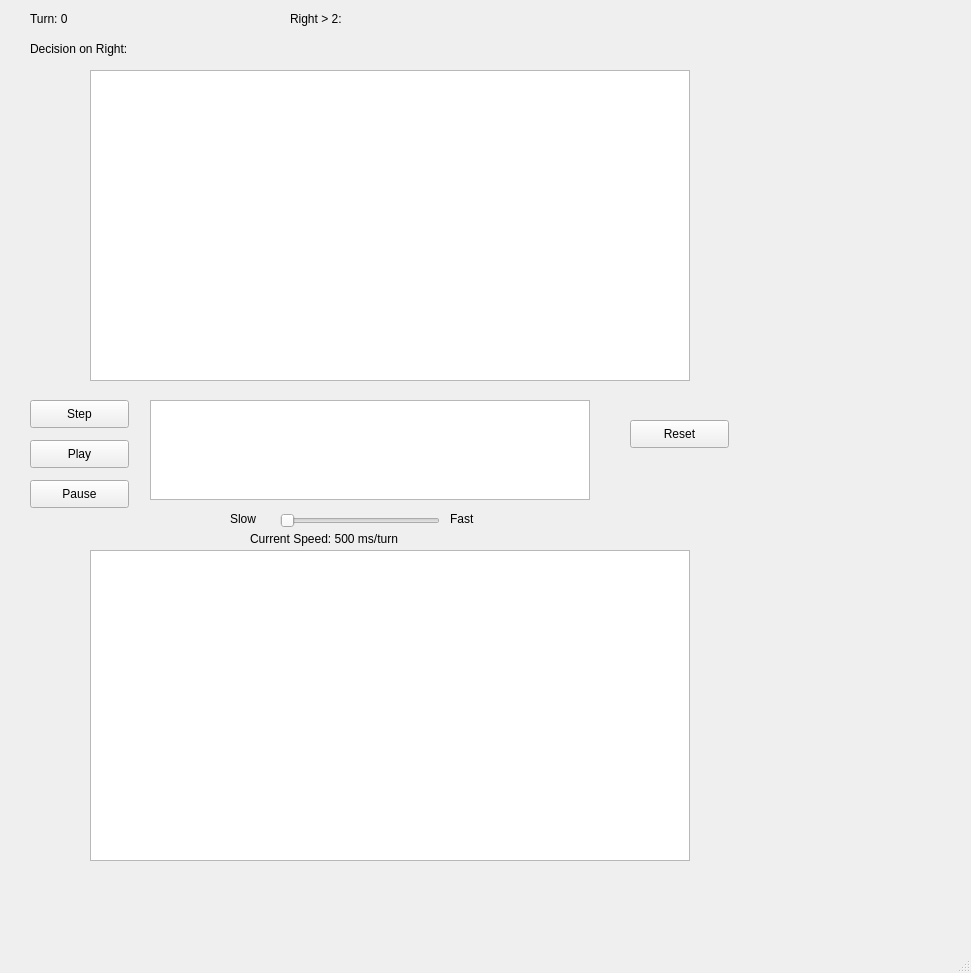
<?xml version="1.0" encoding="UTF-8"?>
<ui version="4.0">
 <class>MainWindow</class>
 <widget class="QMainWindow" name="MainWindow">
  <property name="geometry">
   <rect>
    <x>0</x>
    <y>0</y>
    <width>971</width>
    <height>973</height>
   </rect>
  </property>
  <property name="windowTitle">
   <string>MainWindow</string>
  </property>
  <widget class="QWidget" name="centralwidget">
   <widget class="QGraphicsView" name="antMindView">
    <property name="geometry">
     <rect>
      <x>90</x>
      <y>70</y>
      <width>600</width>
      <height>311</height>
     </rect>
    </property>
   </widget>
   <widget class="QPushButton" name="StepButton">
    <property name="geometry">
     <rect>
      <x>30</x>
      <y>400</y>
      <width>99</width>
      <height>28</height>
     </rect>
    </property>
    <property name="text">
     <string>Step</string>
    </property>
   </widget>
   <widget class="QPushButton" name="PlayButton">
    <property name="geometry">
     <rect>
      <x>30</x>
      <y>440</y>
      <width>99</width>
      <height>28</height>
     </rect>
    </property>
    <property name="text">
     <string>Play</string>
    </property>
   </widget>
   <widget class="QPushButton" name="PauseButton">
    <property name="geometry">
     <rect>
      <x>30</x>
      <y>480</y>
      <width>99</width>
      <height>28</height>
     </rect>
    </property>
    <property name="text">
     <string>Pause</string>
    </property>
   </widget>
   <widget class="QGraphicsView" name="statisticsView">
    <property name="geometry">
     <rect>
      <x>150</x>
      <y>400</y>
      <width>440</width>
      <height>100</height>
     </rect>
    </property>
    <property name="verticalScrollBarPolicy">
     <enum>Qt::ScrollBarAlwaysOff</enum>
    </property>
    <property name="horizontalScrollBarPolicy">
     <enum>Qt::ScrollBarAlwaysOff</enum>
    </property>
   </widget>
   <widget class="QLabel" name="TurnBar">
    <property name="geometry">
     <rect>
      <x>30</x>
      <y>10</y>
      <width>291</width>
      <height>18</height>
     </rect>
    </property>
    <property name="text">
     <string>Turn: 0</string>
    </property>
   </widget>
   <widget class="QLabel" name="PercentageBar">
    <property name="geometry">
     <rect>
      <x>30</x>
      <y>40</y>
      <width>321</width>
      <height>18</height>
     </rect>
    </property>
    <property name="text">
     <string>Decision on Right:</string>
    </property>
   </widget>
   <widget class="QPushButton" name="ResetButton">
    <property name="geometry">
     <rect>
      <x>630</x>
      <y>420</y>
      <width>99</width>
      <height>28</height>
     </rect>
    </property>
    <property name="text">
     <string>Reset</string>
    </property>
   </widget>
   <widget class="QLabel" name="AliveBar">
    <property name="geometry">
     <rect>
      <x>290</x>
      <y>10</y>
      <width>241</width>
      <height>18</height>
     </rect>
    </property>
    <property name="text">
     <string>Right &gt; 2:</string>
    </property>
   </widget>
   <widget class="QLabel" name="Slow">
    <property name="geometry">
     <rect>
      <x>230</x>
      <y>510</y>
      <width>41</width>
      <height>18</height>
     </rect>
    </property>
    <property name="text">
     <string>Slow</string>
    </property>
   </widget>
   <widget class="QLabel" name="Fast">
    <property name="geometry">
     <rect>
      <x>450</x>
      <y>510</y>
      <width>81</width>
      <height>18</height>
     </rect>
    </property>
    <property name="text">
     <string>Fast</string>
    </property>
   </widget>
   <widget class="QLabel" name="CurrentSpeed">
    <property name="geometry">
     <rect>
      <x>250</x>
      <y>530</y>
      <width>251</width>
      <height>18</height>
     </rect>
    </property>
    <property name="text">
     <string>Current Speed: 500 ms/turn</string>
    </property>
   </widget>
   <widget class="QSlider" name="horizontalSlider">
    <property name="geometry">
     <rect>
      <x>280</x>
      <y>510</y>
      <width>160</width>
      <height>22</height>
     </rect>
    </property>
    <property name="orientation">
     <enum>Qt::Horizontal</enum>
    </property>
   </widget>
   <widget class="QGraphicsView" name="antArmyView">
    <property name="geometry">
     <rect>
      <x>90</x>
      <y>550</y>
      <width>600</width>
      <height>311</height>
     </rect>
    </property>
   </widget>
  </widget>
  <widget class="QMenuBar" name="menubar">
   <property name="geometry">
    <rect>
     <x>0</x>
     <y>0</y>
     <width>971</width>
     <height>21</height>
    </rect>
   </property>
  </widget>
  <widget class="QStatusBar" name="statusbar"/>
 </widget>
 <resources/>
 <connections/>
</ui>
